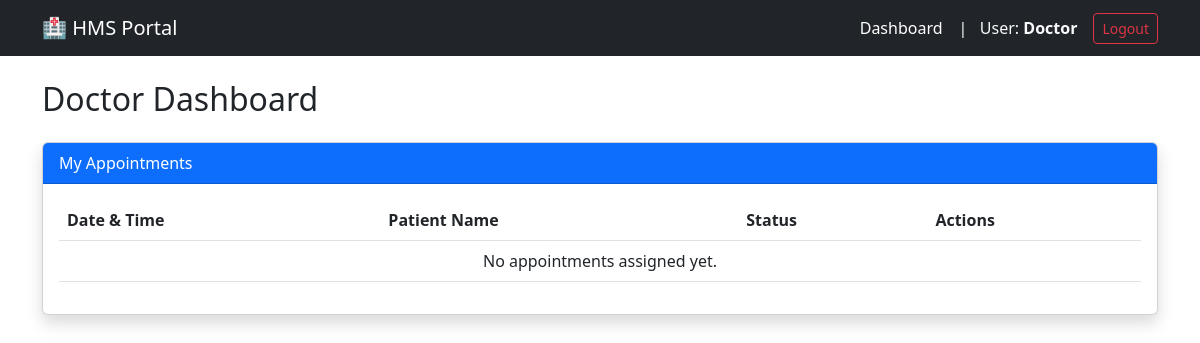
Before: /doctor/dashboard (signed in) with the older database file.
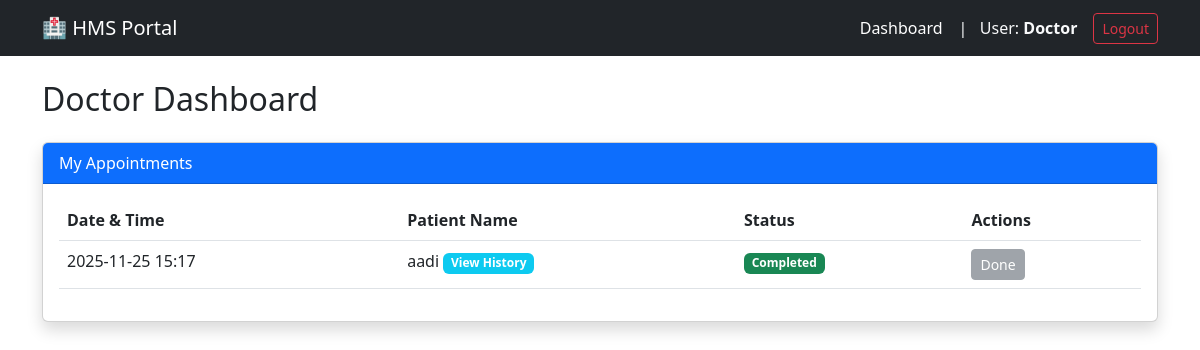
After: the same page with the newer database file.
### hms_app/models.py (models this page shows, shortened)
class Appointment(db.Model):
    id = db.Column(db.Integer, primary_key=True)
    patient_id = db.Column(db.Integer, db.ForeignKey('patient.id'), nullable=False)
    doctor_id = db.Column(db.Integer, db.ForeignKey('doctor.id'), nullable=False)
    appointment_time = db.Column(db.DateTime, nullable=False, default=datetime.utcnow)
    status = db.Column(db.String(20), default='Booked') # Booked, Completed, Cancelled
    treatment = db.relationship('Treatment', backref='appointment', uselist=False, lazy=True)

class Patient(UserMixin, db.Model):
    id = db.Column(db.Integer, primary_key=True)
    name = db.Column(db.String(100), nullable=False)
    email = db.Column(db.String(120), unique=True, nullable=False)
    password_hash = db.Column(db.String(128))
    appointments = db.relationship('Appointment', backref='patient', lazy=True)

### hms_app/doctor/routes.py (the view)
@doctor.route('/dashboard')
@login_required
@doctor_required
def dashboard():
    appointments = Appointment.query.filter_by(doctor_id=current_user.id)\
        .order_by(Appointment.appointment_time.asc()).all()
    return render_template('doctor/dashboard.html', appointments=appointments, title="Doctor Dashboard")

### hms_app/models.py (called while the page is built)
@login_manager.user_loader
def load_user(user_id):
    role = session.get('role')
    if role == 'admin':
        return Admin.query.get(int(user_id))
    elif role == 'doctor':
        return Doctor.query.get(int(user_id))
    elif role == 'patient':
        return Patient.query.get(int(user_id))
    admin = Admin.query.get(int(user_id))
    if admin: return admin
    doctor = Doctor.query.get(int(user_id))
    if doctor: return doctor
    return Patient.query.get(int(user_id))

    @property
    def role(self): return "doctor"

### hms_app/templates/doctor/dashboard.html
{% extends "base.html" %}
{% block content %}
<h2 class="mb-4">Doctor Dashboard</h2>
<div class="card shadow">
    <div class="card-header bg-primary text-white">
        My Appointments
    </div>
    <div class="card-body">
        <table class="table table-hover">
            <thead>
                <tr>
                    <th>Date & Time</th>
                    <th>Patient Name</th>
                    <th>Status</th>
                    <th>Actions</th>
                </tr>
            </thead>
            <tbody>
                {% for app in appointments %}
                <tr>
                    <td>{{ app.appointment_time.strftime('%Y-%m-%d %H:%M') }}</td>
                    <td>
                        {{ app.patient.name }}
                        <a href="{{ url_for('doctor.patient_history', patient_id=app.patient.id) }}" class="badge bg-info text-decoration-none">View History</a>
                    </td>
                    <td>
                        <span class="badge bg-{{ 'success' if app.status == 'Completed' else 'warning' if app.status == 'Booked' else 'danger' }}">
                            {{ app.status }}
                        </span>
                    </td>
                    <td>
                        {% if app.status == 'Booked' %}
                            <a href="{{ url_for('doctor.treat_appointment', appointment_id=app.id) }}" class="btn btn-sm btn-success">Treat / Complete</a>
                            <form action="{{ url_for('doctor.cancel_appointment', appointment_id=app.id) }}" method="POST" class="d-inline" onsubmit="return confirm('Cancel this appointment?');">
                                <button class="btn btn-sm btn-outline-danger">Cancel</button>
                            </form>
                        {% elif app.status == 'Completed' %}
                            <button class="btn btn-sm btn-secondary" disabled>Done</button>
                        {% endif %}
                    </td>
                </tr>
                {% else %}
                <tr><td colspan="4" class="text-center">No appointments assigned yet.</td></tr>
                {% endfor %}
            </tbody>
        </table>
    </div>
</div>
{% endblock %}

Changed rows visible on the page:
added Appointment: appointment_time "2025-11-25 15:17", patient.name "aadi", status "Completed", shows "Done"
Other visible differences:
text no longer shown: "No appointments assigned yet."
